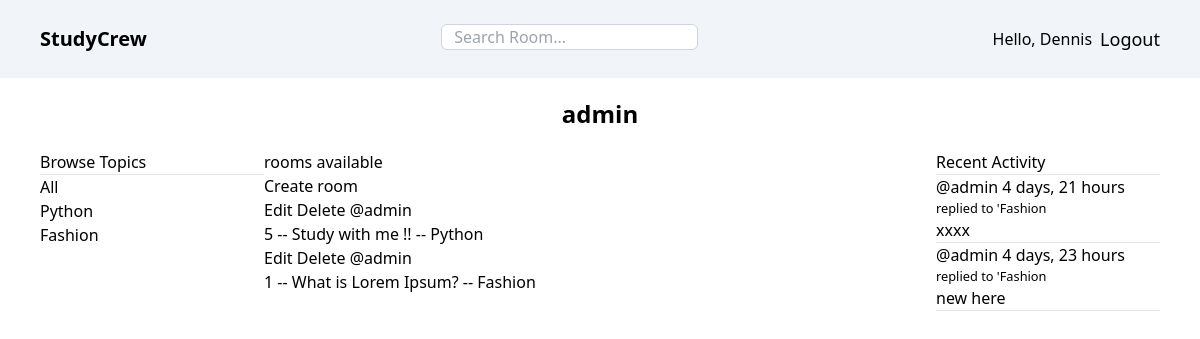
The page /profile/1/ (signed in) on the database its author committed.
### base/models.py (models this page shows, shortened)
class Topic(models.Model):
  name = models.CharField(max_length=200)
  updated = models.DateTimeField(auto_now=True)
  created = models.DateTimeField(auto_now_add=True)

class Room(models.Model):
  host = models.ForeignKey(User, on_delete=models.SET_NULL, null=True)
  topic = models.ForeignKey(Topic, on_delete=models.SET_NULL, null=True)
  name = models.CharField(max_length=225)
  description = models.TextField(null=True, blank=True)
  participants = models.ManyToManyField(User, related_name='participants', blank=True)
  updated = models.DateTimeField(auto_now=True)
  created = models.DateTimeField(auto_now_add=True)
  class Meta:
    ordering = ['-updated', '-created']
  def __str__(self):
    return self.name

class Message(models.Model):
  user = models.ForeignKey(User, on_delete=models.CASCADE)
  room = models.ForeignKey(Room, on_delete=models.CASCADE)
  body = models.TextField()
  updated = models.DateTimeField(auto_now=True)
  created = models.DateTimeField(auto_now_add=True)
  class Meta:
    ordering = ['-updated', '-created']
  def __str__(self):
    return self.body[0:50]

### base/views.py (the view)
# urls.py: path('profile/<str:pk>/', views.userprofile, name='user-profile'),
@login_required(login_url='login')
def userprofile(request, pk):
  user = User.objects.get(id=pk)
  rooms = user.room_set.all()
  room_messages = user.message_set.all()
  topics = Topic.objects.all()
  context = {
    'user': user,
    'rooms': rooms,
    'room_messages' : room_messages,
    'topics': topics
  }
  return render(request, 'base/profile.html', context)

### base/templates/base/profile.html (shortened to what this page needs)
<body>
  {% extends 'main.html' %}
  {% block content %}
  <div class="px-10">
    <h1 class="text-center text-2xl font-semibold my-5">{{user.username}}</h1>
    <div class="grid grid-cols-5">
      <div class="col-span-1">
        {% include 'base/topic_comp.html' %}
      </div>
      <div class="col-span-3">
        <h5>{{room_count}} rooms available</h5>
        <a href="{% url 'create-room' %}"> Create room</a>
        <div>
          {% include 'base/feed_comp.html' %}
        </div>
      </div>
      <div class="col-span-1">
        {% include 'base/activity_comp.html' %}
      </div>
    </div>
  </div>
  {% endblock content %}

### templates/navbar.html
<div class="bg-slate-100 p-5 md:px-10 py-3 flex items-center justify-between gap-5">
  <a href="/" class="text-xl font-semibold">
    StudyCrew
  </a>
  <form action="{% url 'home' %}" method="GET" class="flex items-center">
    <input type="text" name="q" class="border border-gray-300 rounded-md px-3 mt-3 " placeholder="Search Room..." />
  </form>
  {% if request.user.is_authenticated %}
  <div class="flex items-center gap-2">
    <p>Hello, {{ request.user.username }}</p>
    <a href="{% url 'logout' %}" class="text-lg font-medium">
      Logout
    </a>
  </div>
  {% else %}
  <a href="{% url 'login' %}" class="text-lg font-medium">
    login
  </a>
  {% endif %}
</div>

### base/templates/base/topic_comp.html
<div>
  <h3>Browse Topics</h3>
  <hr>
  <div class="">
    <a href="{% url 'home' %}">All</a>
  </div>
  {% for topic in topics %}
  <div class="">
    <a href="{% url 'home' %}?q={{topic.name}}">{{topic.name}}</a>
  </div>
  {% endfor %}
</div>

### base/templates/base/feed_comp.html
<div>
  {% for room in rooms %}
    <div class="">
      {% if request.user.is_authenticated %}
        <a href="{% url 'update-room' room.id  %}"> Edit</a>
        <a href="{% url 'delete-room' room.id  %}"> Delete</a>
      {% endif %}
      <a href="{% url 'user-profile' room.host.id %}">@{{ room.host.username }}</a>
      <h5>{{ room.id }} -- <a href="{% url 'room' room.id %}">{{ room.name }}</a> -- {{ room.topic.name }}</h5>
    </div>
  {% endfor %}
</div>

### base/templates/base/activity_comp.html (shortened to what this page needs)
    <div>
      <h3>Recent Activity</h3>
      <hr>
      <div class="">
        {% for message in room_messages %}
          <div class="">
            <a href="{%% url 'user-profile' message.user.id }">@{{ message.user }} {{ message.created|timesince }}</a>
            <small>replied to '{{message.room}}</small>
            <p>{{message}}</p>
            <hr>
          </div>
        {% endfor %}
      </div>
    </div>

### rows shown on the page
Topic: name "Python"
Topic: name "Fashion"
Room: host.username "admin", id "5", name "Study with me !!", topic.name "Python"
Room: host.username "admin", id "1", name "What is Lorem Ipsum?", topic.name "Fashion"
Message: user "admin", created "4 days, 21 hours", room "Fashion", body "xxxx"
Message: user "admin", created "4 days, 23 hours", room "Fashion", body "new here"

### other values the page prints
{{ request.user.username }} "Dennis"
{{ user.username }} "admin"
